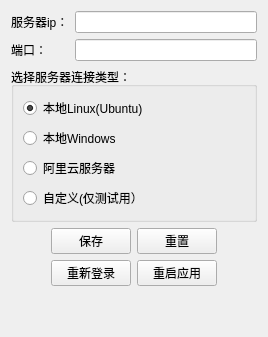
            <widget class="QWidget" name="page_set_connect">
             <layout class="QVBoxLayout" name="verticalLayout_13">
              <item>
               <layout class="QVBoxLayout" name="verticalLayout_12">
                <item>
                 <layout class="QFormLayout" name="formLayout">
                  <item row="0" column="0">
                   <widget class="QLabel" name="label">
                    <property name="text">
                     <string>服务器ip：</string>
                    </property>
                   </widget>
                  </item>
                  <item row="0" column="1">
                   <widget class="QLineEdit" name="edit_ip"/>
                  </item>
                  <item row="1" column="0">
                   <widget class="QLabel" name="label_2">
                    <property name="text">
                     <string>端口：</string>
                    </property>
                   </widget>
                  </item>
                  <item row="1" column="1">
                   <widget class="QLineEdit" name="edit_port"/>
                  </item>
                 </layout>
                </item>
                <item>
                 <widget class="QGroupBox" name="groupBox">
                  <property name="title">
                   <string>选择服务器连接类型：</string>
                  </property>
                  <layout class="QVBoxLayout" name="verticalLayout_11">
                   <item>
                    <widget class="QRadioButton" name="radio_linux">
                     <property name="text">
                      <string>本地Linux(Ubuntu)</string>
                     </property>
                     <property name="checked">
                      <bool>true</bool>
                     </property>
                    </widget>
                   </item>
                   <item>
                    <widget class="QRadioButton" name="radio_windows">
                     <property name="text">
                      <string>本地Windows</string>
                     </property>
                    </widget>
                   </item>
                   <item>
                    <widget class="QRadioButton" name="radio_cloud">
                     <property name="text">
                      <string>阿里云服务器</string>
                     </property>
                    </widget>
                   </item>
                   <item>
                    <widget class="QRadioButton" name="radio_custom">
                     <property name="text">
                      <string>自定义(仅测试用）</string>
                     </property>
                    </widget>
                   </item>
                  </layout>
                 </widget>
                </item>
               </layout>
              </item>
              <item>
               <layout class="QHBoxLayout" name="horizontalLayout_11">
                <item>
                 <spacer name="horizontalSpacer_3">
                  <property name="orientation">
                   <enum>Qt::Orientation::Horizontal</enum>
                  </property>
                  <property name="sizeHint" stdset="0">
                   <size>
                    <width>40</width>
                    <height>20</height>
                   </size>
                  </property>
                 </spacer>
                </item>
                <item>
                 <widget class="QPushButton" name="btn_connect_save">
                  <property name="text">
                   <string>保存</string>
                  </property>
                 </widget>
                </item>
                <item>
                 <widget class="QPushButton" name="btn_connect_reset">
                  <property name="text">
                   <string>重置</string>
                  </property>
                 </widget>
                </item>
                <item>
                 <spacer name="horizontalSpacer_4">
                  <property name="orientation">
                   <enum>Qt::Orientation::Horizontal</enum>
                  </property>
                  <property name="sizeHint" stdset="0">
                   <size>
                    <width>40</width>
                    <height>20</height>
                   </size>
                  </property>
                 </spacer>
                </item>
               </layout>
              </item>
              <item>
               <layout class="QHBoxLayout" name="horizontalLayout_10">
                <item>
                 <spacer name="horizontalSpacer">
                  <property name="orientation">
                   <enum>Qt::Orientation::Horizontal</enum>
                  </property>
                  <property name="sizeHint" stdset="0">
                   <size>
                    <width>40</width>
                    <height>20</height>
                   </size>
                  </property>
                 </spacer>
                </item>
                <item>
                 <widget class="QPushButton" name="btn_connect_relogin">
                  <property name="text">
                   <string>重新登录</string>
                  </property>
                 </widget>
                </item>
                <item>
                 <widget class="QPushButton" name="btn_connect_restart">
                  <property name="text">
                   <string>重启应用</string>
                  </property>
                 </widget>
                </item>
                <item>
                 <spacer name="horizontalSpacer_2">
                  <property name="orientation">
                   <enum>Qt::Orientation::Horizontal</enum>
                  </property>
                  <property name="sizeHint" stdset="0">
                   <size>
                    <width>40</width>
                    <height>20</height>
                   </size>
                  </property>
                 </spacer>
                </item>
               </layout>
              </item>
              <item>
               <spacer name="verticalSpacer_8">
                <property name="orientation">
                 <enum>Qt::Orientation::Vertical</enum>
                </property>
                <property name="sizeHint" stdset="0">
                 <size>
                  <width>20</width>
                  <height>40</height>
                 </size>
                </property>
               </spacer>
              </item>
             </layout>
            </widget>
